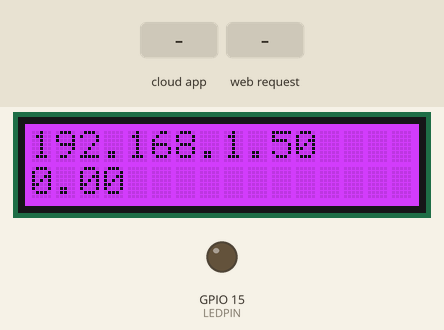
Bench run of a sketch on a simulated ESP8266 (NodeMCU). Parts: 16×2 character LCD, output pins drawn as LEDs (lit = HIGH). The inputs (shaded band) are chosen by the test bench. WiFi joins after 1.5 s; servers stay silent unless stated; no MQTT or app messages arrive unless stated; what the sketch prints to the serial monitor is not drawn.

Above: at 2.7 s.
2.8 s: the phone or cloud app sets reset_footfall to 1
6.5 s: HTTP request GET /feeds/FootfallCount received
9.5 s: HTTP request GET /feeds/AvgFootfallCount received
14.5 s: HTTP request GET /feeds/sensorID received
Timing chart, 0 to 17.5 s (numbered marks = the images above; inputs shaded):
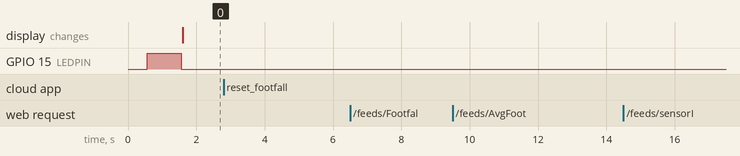

The sketch:

timed_scheduler.ino
```cpp
// |X| poll the state of the button every 5ms and count the number of low-to-high transitions
// |X| Update the LCD every 1 second with the IP address assigned to the board and average footfall per minute. |X| calculated ffpm as total presses/amount of minutes
// |X| TRANSFER VALUES footfall, Average footfall per minute, sensors unique identifier
//       |X|Over the local network using HTTP -------------use mobile network to connect board and oli's laptop (200)
//       |X|Over the internet using MQTT.
// |X| Reset the total footfall counter using HTTP
// |X| Reset the total footfall counter using MQTT
// |X| LED on if there is no WiFi connection  (line 91-93) WATCHDOG TIMER RESETS IF NOT CONNECTED SO LED WILL GO HIGH IF NOT CONNECTED EVEN IF IT LOOSES CONNECTION INSIDE LOOP
// |X| add the function calls (function prototype l4t2) to the top of the page like you've done for MQTTconnect
//optimising design

// | | could you use floats to save memory space and power as need to call instruction and then call register locatiion

#include <ESP8266WiFi.h>
#include <WiFiUdp.h>

WiFiServer SERVER(80);

WiFiClient client; //4. Create a global instance of the WiFiClient class called client.


const char ssid[] = "aaa";
const char password[] = "Miamiamia";


#define TIMEOUTVAL 2 // how many ms we will wait for request data
#define LINES 8 // how many lines of the request we will store
#define LEN 150 // how many characters per line we will store

char inputbuf[LINES][LEN] = {}; //input buffer


// -------------------------------------------------------------------

#include <RFID.h>
#include <SPI.h>
#include <rgb_lcd.h>

#define SS_PIN 0
#define RST_PIN 2
#define LEDPIN 15
#define ANALOGUE_PIN A0

#define TASK1L 5 //every 5ms
#define TASK2L 60000 //every 60s
#define TASK3L 2000 //every 2s
#define TASK4L 1000 //every 1s
#define TASK5L 5000 //every 5s

unsigned long current_millis = 0;
unsigned long task1LC = 0;
unsigned long task2LC = 0;
unsigned long task3LC = 0;
unsigned long task4LC = 0;
unsigned long task5LC = 0;


int timespressed = 0;
int minute_counter = 0;
float total_print = 0;

int cardpresent = 0, lastcardpresent = 0;
String tag= "";
RFID myrfid(SS_PIN,RST_PIN);

int red = 200;
int blue = 255;
int green = 0;

//Create an instance of the RGB_lcd class
rgb_lcd LCD;
/*
lcd.setCursor(0, 0); // top left
lcd.setCursor(15, 0); // top right
lcd.setCursor(0, 1); // bottom left
lcd.setCursor(15, 1); // bottom right
*/

/***********************************************************************
 *
 ***************************************************************************************************/

#include "Adafruit_MQTT.h"
#include "Adafruit_MQTT_Client.h"


//#define NOPUBLISH      // comment this out once publishing at less than 10 second intervals

#define ADASERVER     "io.adafruit.com"     // do not change this
#define ADAPORT       1883                  // do not change this
#define ADAUSERNAME   "LLOYDA1"               // ADD YOUR username here between the qoutation marks
#define ADAKEY        "aio_Nolk78pVbiSin0zimxM8n4ZS9eTp" // ADD YOUR Adafruit key here betwwen marks


WiFiClient client1 ;    // create a class instance for the MQTT server


// create an instance of the Adafruit MQTT class. This requires the client, server, portm username and
// the Adafruit key
Adafruit_MQTT_Client MQTT(&client1, ADASERVER, ADAPORT, ADAUSERNAME, ADAKEY);


/******************************** Feeds *************************************************************
 *
 ***************************************************************************************************/
//Feeds we publish to

Adafruit_MQTT_Publish FFC = Adafruit_MQTT_Publish(&MQTT, ADAUSERNAME "/feeds/FootfallCount");
Adafruit_MQTT_Publish AFFC = Adafruit_MQTT_Publish(&MQTT, ADAUSERNAME "/feeds/AvgFootfallCount");
Adafruit_MQTT_Publish ID = Adafruit_MQTT_Publish(&MQTT, ADAUSERNAME "/feeds/sensorID");


// Setup a feed called LED to subscibe to HIGH/LOW changes
Adafruit_MQTT_Subscribe reset_mqtt = Adafruit_MQTT_Subscribe(&MQTT, ADAUSERNAME "/feeds/reset_footfall");

int startflag = 1;


void task1 (void);
void task2 (void);
void task3 (void);
void task4 (void);
void task5 (void);
void MQTTconnect ( void );
void servepage ( void );
int checkbutton ( void );


void setup() {
  pinMode(LEDPIN,OUTPUT);
  pinMode(ANALOGUE_PIN,INPUT);

    //-------------------------- LCD Initialisation --------------------------
  LCD.begin(16,2);
  LCD.setRGB(red,green,blue);
  //-------------------------------------------------------------------------

  Serial.begin(115200);
  Serial.print("Attempting to connect to");
  Serial.print(ssid);

    //-------------------------- wifi Initialisation --------------------------

  WiFi.begin(ssid,password);

  while(WiFi.status() != WL_CONNECTED)
  {
    delay(500);
    Serial.print(".");
    digitalWrite(LEDPIN,HIGH);
  }
    digitalWrite(LEDPIN,LOW);


  Serial.print("\n");
  Serial.println("Successfully connected");

  Serial.print("WiFimacAddress :");
  Serial.println(WiFi.macAddress());
  // print IP address.
  Serial.print("WiFi local IP :");
  Serial.println(WiFi.localIP());
  Serial.print("Subnet mask :");
  Serial.println(WiFi.subnetMask());
  Serial.print("gateway IP:");
  Serial.println(WiFi.gatewayIP());
  Serial.print("dnsIP:");
  Serial.println(WiFi.dnsIP());

  //--------------------------start a server--------------------------
  SERVER.begin();
  Serial.println("Server has been started");

  //--------------------------start SUBSCRIPTION TO A FEED --------------------------

  MQTT.subscribe(&reset_mqtt);                         // subscribe to the LED feed
  startflag = 1;
}


void loop() {
  current_millis = millis();


  if ( (current_millis - task1LC) >= TASK1L )
    {
      task1();
      task1LC = current_millis;
    }


  if ( (current_millis - task3LC) >= TASK3L )
    {
      task3();
      task3LC = current_millis;
    }


  if ( (current_millis - task5LC) >= TASK5L )
    {
      task5();
      task5LC = current_millis;
    }


  if ( (current_millis - task4LC) >= TASK4L )
    {
      task4();
      task4LC = current_millis;
    }


  if ( (current_millis - task2LC) >= TASK2L )
    {
      task2();
      task2LC = current_millis;
    }
}


void task1 (void){ //checking if the button is pressed and incrementing timespressed
    if (checkbutton()==1){
  	timespressed++;
  	}
}

void task2 (void){ //calculates average footfall per minute
    minute_counter++;
    total_print = timespressed/minute_counter;
}

void task3 (void){ //retrieve client requests and respond to them

  int timecnt = 0;
  int i;
//-------------------------------------------------------------------------
  client = SERVER.available();
  if (!client)                //wait for client to connect
    return;
//-------------------------------------------------------------------------

  Serial.println("There is a client, waiting for data");
  while(!client.available() ) //while there are no characters
  {
      delay(1);     //wait 1ms and try again
      timecnt++;
      if ( timecnt >= TIMEOUTVAL)
      {
          return; //if we have waited for the timeout time or more, return
      }

  }
//-------------------------------------------------------------------------

  Serial.println("Reading the request");
  //Now we have characters from the PORT 80 waiting in our buffer lets read them
  for (i = 0; i < LINES; i++ )
  {
      // read each line as a string and convert into char arrays
      client.readStringUntil('\r').toCharArray(&inputbuf[i][0],LEN);
      Serial.println(inputbuf[i]);
  }

  client.flush(); //flush remaining chars

  if(!strcmp(inputbuf[0],"GET /reset HTTP/1.1")){
  Serial.print("Resetting Footfall counter : ");
  timespressed = 0;
  total_print = 0;
  //task4();
  Serial.println(timespressed);
  }


//-------------------------------------------------------------------------
  servepage(); //respond to request with simple webpage
//-------------------------------------------------------------------------
  client.stop(); //stop processing with respect to client
//-------------------------------------------------------------------------
//  Serial.print("5: ");
//  Serial.println(MQTT.connected());
}

void task4 (void){ //prints information to the LDC every second
//  digitalWrite(LEDPIN, !digitalRead(LEDPIN));   // Toggle led used to check if the task working at the right frequency
  LCD.clear();
  LCD.setCursor(0,0);
  LCD.print(WiFi.localIP());  // print IP address LCD.
  LCD.setCursor(0,1);
  LCD.print(total_print);
  Serial.print("timespressed: ");
  Serial.println(timespressed);
}

void task5 (void){ //publish and reads information to/from the Adafruit MQTT server
//   Serial.print("1: ");
//  Serial.println(MQTT.connected());

  // This function call ensures that we have a connection to the Adafruit MQTT server. This will make
  // the first connection and automatically tries to reconnect if disconnected. However, if there are
  // three consecutive failled attempts, the code will deliberately reset the microcontroller via the
  // watch dog timer via a forever loop.
  MQTTconnect();

  // an example of subscription code
  Adafruit_MQTT_Subscribe *subscription;                    // create a subscriber object instance
  while ( subscription = MQTT.readSubscription(10) )      // Read a subscription and wait for max of 10 milli seconds.
  {                                                         // will return 1 on a subscription being read.
    if (subscription == &reset_mqtt)                               // if the subscription we have receieved matches the one we are after
    {
      Serial.print("Recieved from the LED subscription:");  // print the subscription out
      Serial.println((char *)reset_mqtt.lastread);                 // we have to cast the array of 8 bit values back to chars to print

      // ADD code here to compare (char *)LED.lastread against "HIGH" or "LOW". Refer to previous labs
      // for how to use STRCMP. You should use two ifs rather than an if then else structure.
      // we could also convert characters received into integer variables via the use of atoi for passing values from the
      // the broker to the ESP8266
      if (strcmp( (char *)reset_mqtt.lastread,"1") == 0){
        timespressed =0;
        total_print = 0;
      }
//      if (strcmp( (char *)reset_mqtt.lastread,"0") == 0){
//      digitalWrite(LEDPIN,LOW);
//      }

    }
  }
//  Serial.print("2: ");
//  Serial.println(MQTT.connected());

  // Add publishing code here
  if( FFC.publish(timespressed) == 1){
    Serial.println("publishing FFC was successful");
  }

  if( AFFC.publish(total_print) == 1){
    Serial.println("publishing AFFC was successful");
  }

  if(startflag == 1)
  {
    if( ID.publish("Front door") == 1){
      Serial.println("publishing ID was successful");
    }
    startflag = 0;
  }

//Serial.print("3: ");
//Serial.println(MQTT.connected());

}


//function that sends a HTML webpage serving the information
void servepage ( void )
{

  client.println("HTTP/1.1 200 OK");                                  // header for response to GET
  client.println("Content-Type: text/html");
  client.println("");


  // add a line here to control refresh from the browser
 // client.println("<meta http-equiv=""refresh"" content=""5"">");


  client.println("");

  client.println("<!DOCTYPE HTML>");                                  // start of actual HTML file
  client.println("<html>");                                           // start of html
  client.println("<head>");                                           // the HTML header
  client.println("<title>Alfie's sensor</title>");                  // page title as shown in the tab
  client.println("</head>");
  client.println("<body>");                                           // start of the body
  client.println("<h1>Front door sensor node</h1>");  // heading text

 // add content here

  client.print("Total Footfall :");
  client.println(timespressed);
  client.println("<br>");
  client.print("Average footfall :");
  client.println( total_print);


  client.println("<br>");
  client.println("</body>");                                          // end of body
  client.println("</html>");                                          // end of HTML
}

// DEBOUNCING THE BUTTON FUNCTION, THEN THE LOOP WILL CHECK IF THIS INPUT IS A 1 OR 0
 int checkbutton ( void )
 {
    static int last = 0;
    int current = 0;
    pinMode(LEDPIN,INPUT);
    current = digitalRead(LEDPIN);
// if condition checks if there is a rising edge
    if (current == 1 && !last == 1)
    {

        delay(5); //delay checks 5ms later to see if that input is a real input by checking to see if the button is pressed

        if (digitalRead(LEDPIN)== HIGH)
        {
          pinMode(LEDPIN,OUTPUT);
          last = current;
          return 1;
        }
        else
        {
          pinMode(LEDPIN,OUTPUT);
          last = current;
          return 0;
        }
    }
    else{
        pinMode(LEDPIN,OUTPUT);
        last = current;
        return 0;
    }

 }


 /******************************* MQTT connect *******************************************************
 *
 ***************************************************************************************************/
void MQTTconnect ( void )
{
  unsigned char tries = 0;

  // Stop if already connected.
  if ( MQTT.connected() )
  {
    return;
  }
  startflag = 1;
  Serial.print("Connecting to MQTT... ");

  while ( MQTT.connect() != 0 )                                        // while we are
  {
       Serial.println("Will try to connect again in five seconds");   // inform user
       MQTT.disconnect();                                             // disconnect
       delay(5000);                                                   // wait 5 seconds
       tries++;
       if (tries == 3)
       {
          Serial.println("problem with communication, forcing WDT for reset");
          while (1)
          {
            ;   // forever do nothing
          }
       }
  }

  Serial.println("MQTT succesfully connected!");
}
```
